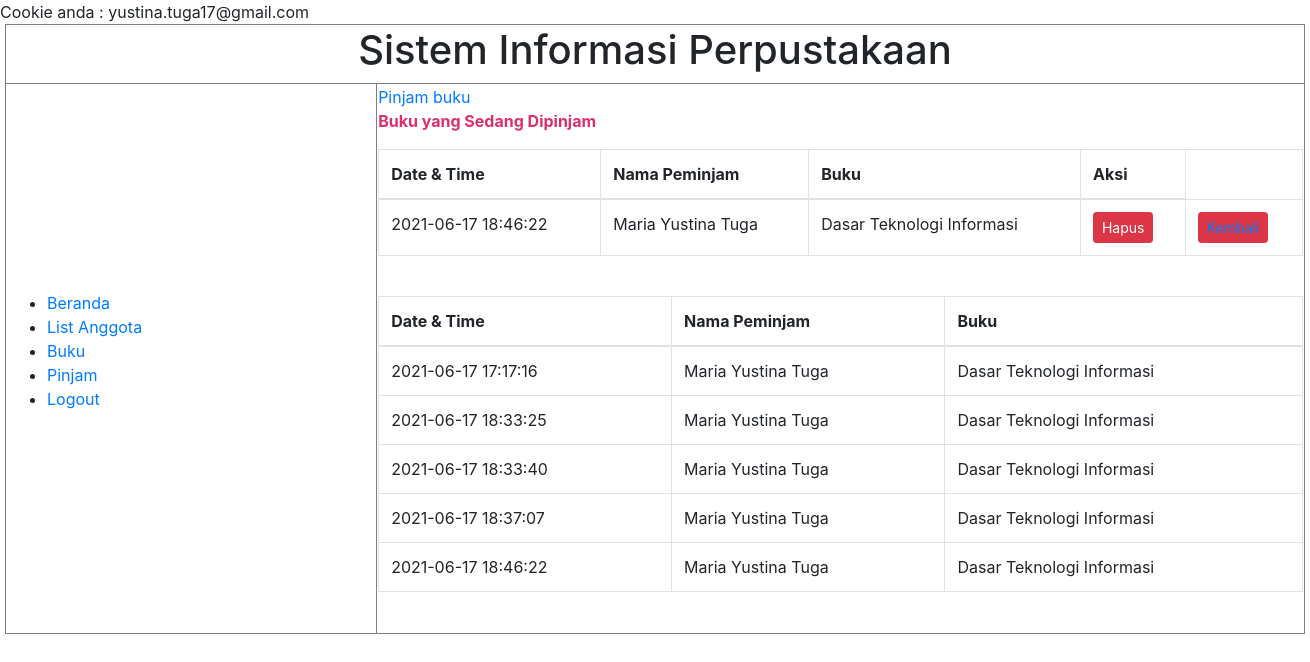
Screenshot of /pinjam.php (signed in) with the database file from the repository.
### tables this page shows
CREATE TABLE `tabel_detail_pinjam` (
  `id_pinjam` int(3) NOT NULL,
  `id_login` int(3) NOT NULL,
  `id_buku` int(3) NOT NULL
);

CREATE TABLE `meminjam` (
  `id_pinjam` int(3) NOT NULL,
  `tgl_pinjam` datetime NOT NULL,
  `tgl_kembali` datetime(1) NOT NULL
);

CREATE TABLE `anggota` (
  `id_anggota` int(3) NOT NULL,
  `nama_depan` varchar(30) NOT NULL,
  `nama_belakang` varchar(30) NOT NULL,
  `alamat` text NOT NULL,
  `nomor_rumah` varchar(4) NOT NULL,
  `tempat` text NOT NULL,
  `ttl` date NOT NULL,
  `jenis_kelamin` enum('Pria','Wanita') NOT NULL,
  `telepon` text NOT NULL
);

CREATE TABLE `buku` (
  `id_buku` int(3) NOT NULL,
  `judul_buku` varchar(30) NOT NULL,
  `pengarang` text NOT NULL,
  `penerbit` text NOT NULL
);

### pinjam.php (the view, shortened to what this page needs)
<!DOCTYPE html>
<html lang="en">
<head>
  <link rel="stylesheet" href="https://maxst.icons8.com/vue-static/landings/line-awesome/line-awesome/1.3.0/css/line-awesome.min.css">
  <link rel="stylesheet" href="bootstrap.min.css">
</head>
<?php
include "koneksi.php";
$uname = $_COOKIE['username'];
$pass = $_COOKIE['password'];
?>
Cookie anda : <?= $uname ?>
<body>
  <table width="1300" border="1" align="center">
    <tr>
      <td colspan="2" align="center">
        <h1>Sistem Informasi Perpustakaan</h1>
      </td>
    </tr>
    <tr>
      <td width="200">
        <ul>
          <li><a href="index.php">Beranda</a></li>
          <li><a href="lihatdata.php">List Anggota</a></li>
          <li><a href="buku.php" class="las la-book">Buku</a></li>
          <li><a href="pinjam.php" class="las la-clipboard-list">Pinjam</a></li>
          <li><a href="logout.php">Logout</a></li>
      </td>
      <td width="500">
        <a href="pinjam_buku.php" class="las la-file">Pinjam buku</a>
        <p style='color: #DD2F6E;'><b>Buku yang Sedang Dipinjam </b> </p>
        <table class="table table-bordered">
          <thead>
            <tr>
            <th>Date & Time</th>
              <th>Nama Peminjam</th>
              <th>Buku</th>
              <th>Aksi</th>
            </tr>
          </thead>
          <tbody>
            <?php
            $cekIdLogin = mysqli_query($connect, "SELECT id_login FROM tabel_login WHERE email='$uname' AND password='$pass'");
            $infoLogin = mysqli_fetch_array($cekIdLogin);
            $id_login = $infoLogin['id_login'];
            $queryinfo = mysqli_query($connect, "SELECT * FROM meminjam,buku,anggota,tabel_detail_pinjam WHERE anggota.id_anggota = tabel_detail_pinjam.id_login and buku.id_buku = tabel_detail_pinjam.id_buku and meminjam.id_pinjam = tabel_detail_pinjam.id_pinjam and anggota.id_anggota = '$id_login' and meminjam.tgl_kembali = '000-00-00 00:00:00' ");
            while ($pinjam = mysqli_fetch_array($queryinfo)) {
            ?>
              <tr>
                <td><?= $pinjam['tgl_pinjam'] ?></td>
                <td><?= $pinjam['nama_depan'] ?> <?= $pinjam['nama_belakang'] ?></td>
                <td class="center"><?= $pinjam['judul_buku'] ?></td>
                <td class="center"><a href="pinjam.php?hapus=ok&id_pinjam=<?= $pinjam['id_pinjam'] ?>"><button type="button" class="btn btn-sm btn-danger"><i class="las la-trash-alt"></i> Hapus</button></a></td>
                <form method="kembali.php" action="POST">
                  <td><button type="submit" name="kembali" class="btn btn-sm btn-danger"><a href="kembali.php?id_pinjam=<?= $pinjam['id_pinjam']; ?>"> Kembali </a></button></td>
                </form>
              </tr>
            <?php
            }
            ?>
          </tbody>
        </table><br>
        <table class="table table-bordered">
          <thead>
            <tr>
              <th>Date & Time</th>
              <th>Nama Peminjam</th>
              <th>Buku</th>
            </tr>
          </thead>
          <tbody>
            <?php
            $cekIdLogin = mysqli_query($connect, "SELECT id_login FROM tabel_login WHERE email='$uname' AND password='$pass'");
            $infoLogin = mysqli_fetch_array($cekIdLogin);
            $id_login = $infoLogin['id_login'];
            $queryinfo = mysqli_query($connect, "SELECT * FROM meminjam,buku,anggota,tabel_detail_pinjam WHERE anggota.id_anggota = tabel_detail_pinjam.id_login and buku.id_buku = tabel_detail_pinjam.id_buku and meminjam.id_pinjam = tabel_detail_pinjam.id_pinjam and anggota.id_anggota = '$id_login' ");
            while ($pinjam = mysqli_fetch_array($queryinfo)) {
            ?>
              <tr>
                <td><?= $pinjam['tgl_pinjam'] ?></td>
                <td><?= $pinjam['nama_depan'] ?> <?= $pinjam['nama_belakang'] ?></td>
                <td class="center"><?= $pinjam['judul_buku'] ?></td>
              </tr>
            <?php
            }
            ?>
          </tbody>
        </table><br>
</body>
</html>

### rows the page displays
tabel_detail_pinjam: id_pinjam.tgl_pinjam "2021-06-17 18:46:22", id_login.nama_depan "Maria Yustina", id_login.nama_belakang "Tuga", id_buku.judul_buku "Dasar Teknologi Informasi"
tabel_detail_pinjam: id_pinjam.tgl_pinjam "2021-06-17 17:17:16", id_login.nama_depan "Maria Yustina", id_login.nama_belakang "Tuga", id_buku.judul_buku "Dasar Teknologi Informasi"
tabel_detail_pinjam: id_pinjam.tgl_pinjam "2021-06-17 18:33:25", id_login.nama_depan "Maria Yustina", id_login.nama_belakang "Tuga", id_buku.judul_buku "Dasar Teknologi Informasi"
tabel_detail_pinjam: id_pinjam.tgl_pinjam "2021-06-17 18:33:40", id_login.nama_depan "Maria Yustina", id_login.nama_belakang "Tuga", id_buku.judul_buku "Dasar Teknologi Informasi"
tabel_detail_pinjam: id_pinjam.tgl_pinjam "2021-06-17 18:37:07", id_login.nama_depan "Maria Yustina", id_login.nama_belakang "Tuga", id_buku.judul_buku "Dasar Teknologi Informasi"

### other values shown
$uname "yustina.tuga17@gmail.com"
